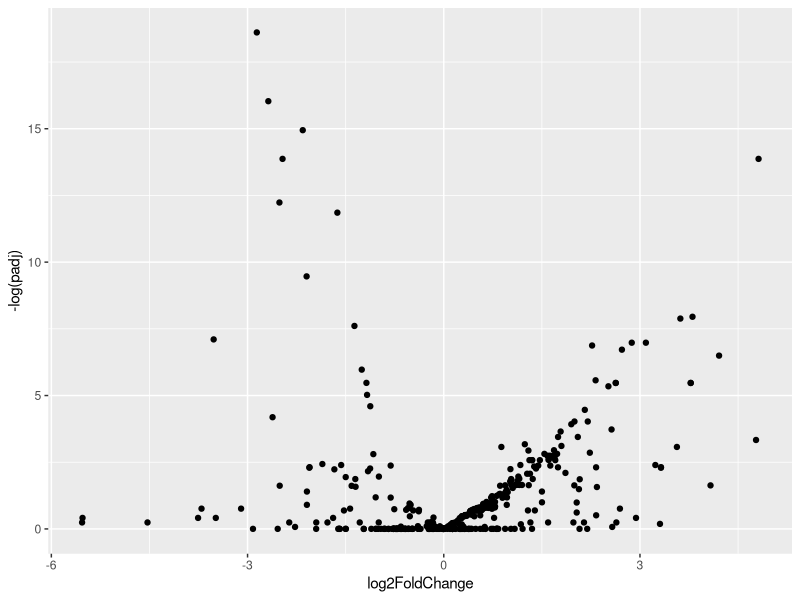
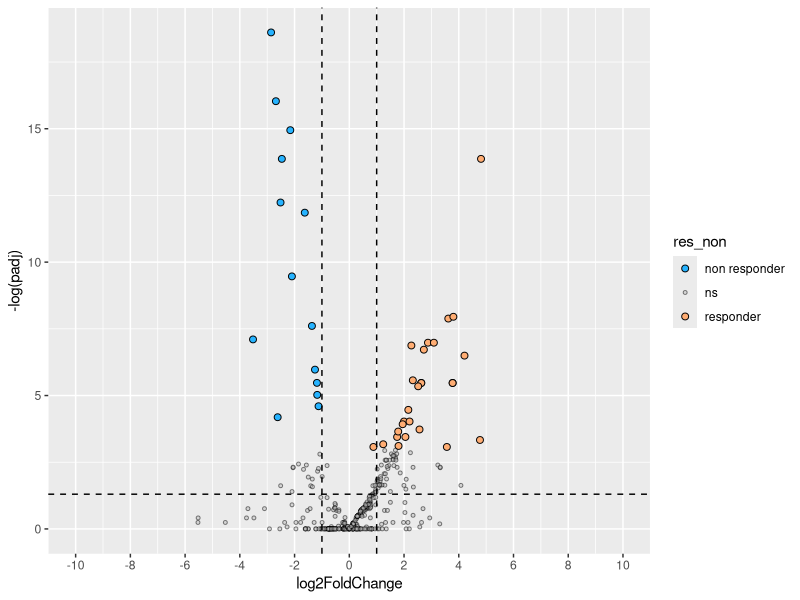
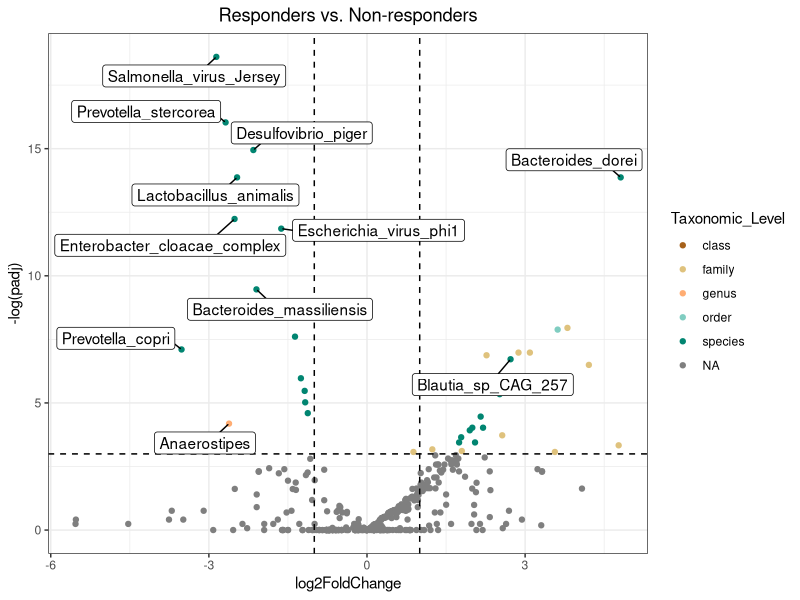
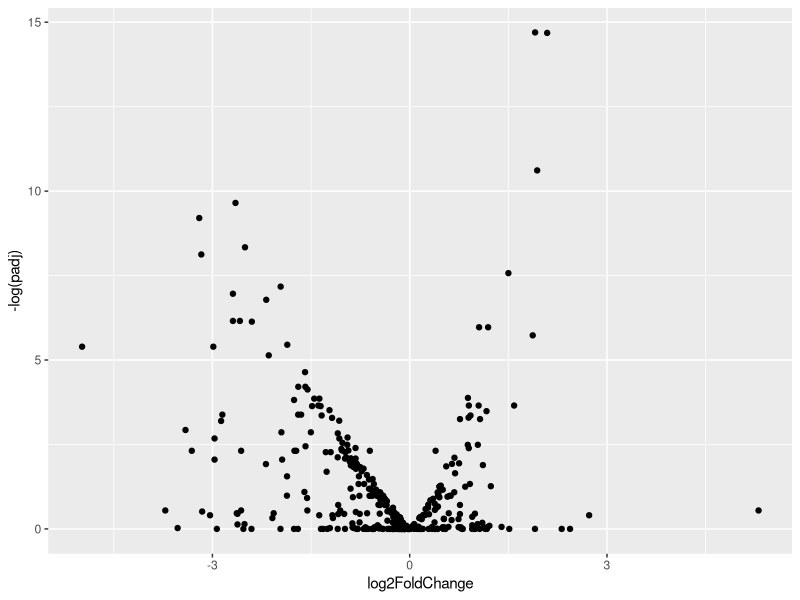
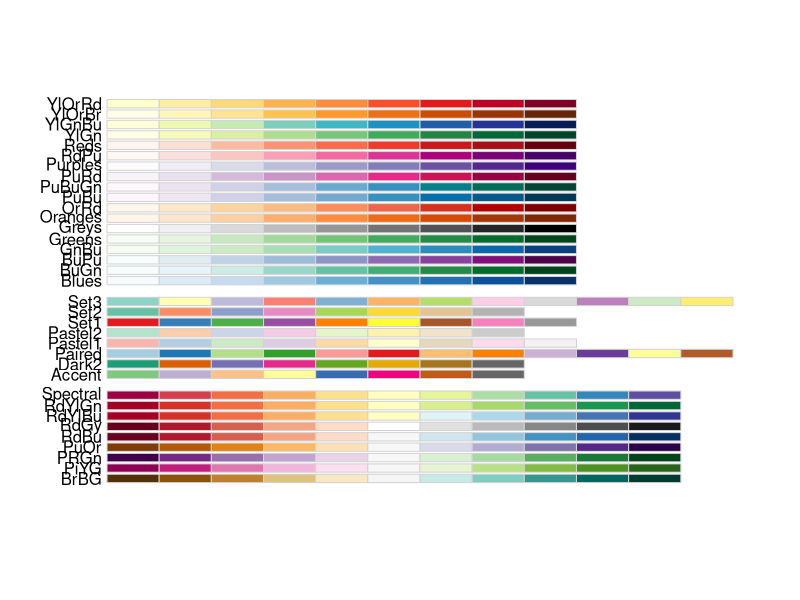
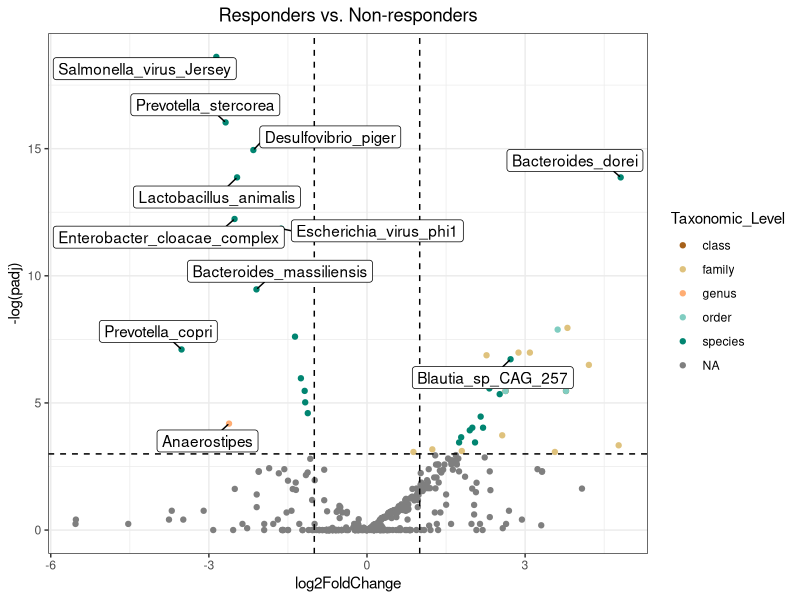

Write R code to recreate these figures, in order. (Note: this script raises an error after producing the figures.)
## ---- chunk 1
knitr::opts_chunk$set(echo = TRUE)

library(dplyr)
library(tidyverse)
library(RColorBrewer)
library(ggplot2)
library(ggrepel)

## ---- chunk 2
df1 <- read_csv("../data/recist_deseq2_results.csv")
df2 <- read_csv("../data/irAE_deseq2_results.csv")
df3 <- read_csv("../data/irAEsubset_deseq2_results.csv")

## ---- chunk 3
df1_nona <- df1 %>%
  drop_na(padj)


## ---- chunk 4


ggplot(dat=df1_nona, aes(x=log2FoldChange, y=-log(padj))) + geom_point()

#class(df1$log2FoldChange)
#class(df1$padj)

## ---- chunk 5

tax_groups <- df1_nona %>%
  mutate(res_non = case_when(log2FoldChange > 0 & padj <= 0.05 ~ "responder",
                               log2FoldChange < 0 & padj <= 0.05 ~ "non responder",
                               TRUE ~ "ns"))  




cols <- c("responder" = "#ffad73", "non responder" = "#26b3ff", "ns" = "grey") 
sizes <- c("responder" = 2, "non responder" = 2, "ns" = 1) 
alphas <- c("responder" = 1, "non responder" = 1, "ns" = 0.5)

tax_groups %>%
  ggplot(aes(x = log2FoldChange,
             y = -log(padj),
             fill = res_non,    
             size = res_non,
             alpha = res_non)) + 
  geom_point(shape = 21, # Specify shape and colour as fixed local parameters    
             colour = "black") + 
  geom_hline(yintercept = -log10(0.05),
             linetype = "dashed") + 
  geom_vline(xintercept = c(log2(0.5), log2(2)),
             linetype = "dashed") +
  scale_fill_manual(values = cols) + # Modify point colour
  scale_size_manual(values = sizes) + # Modify point size
  scale_alpha_manual(values = alphas) + # Modify point transparency
  scale_x_continuous(breaks = c(seq(-10, 10, 2)),       
                     limits = c(-10, 10))  

## ---- chunk 6

df1_nona$log2FoldChange[df2$log2FoldChange > 0 & df2$padj <= 0.05]


tax_groups <- df1_nona %>%
  mutate(res_non = case_when(log2FoldChange > 0 & padj <= 0.05 ~ "responder",
                             log2FoldChange < 0 & padj <= 0.05 ~ "non responder",
                             TRUE ~ "ns"),
         Taxonomic_Level = ifelse(padj < 0.05, level, NA))  


#cols <- c("responder" = "#ffad73", "non responder" = "#26b3ff", "ns" = "grey") 

brbgval <- brewer.pal(5, "BrBG")
brbgval[3] <- "#ffad73"


tax_names <- tax_groups %>% mutate(taxnames = ifelse(padj <= 0.05, Taxonomy, NA))

tax_names$taxnames <- gsub("s__|f__|o__|g__|c__", "", tax_names$taxnames)


df1.blautia <-tax_names %>%
  filter(grepl("Blautia", Taxonomy) & threshold == T)

tax_names %>%
  ggplot(aes(x = log2FoldChange,
             y = -log(padj))) + 
  geom_point(aes(color= Taxonomic_Level)) +
  geom_hline(yintercept = -log(0.05),
             linetype = "dashed") + 
  geom_vline(xintercept = c(log2(0.5), log2(2)),
             linetype = "dashed") + 
  #scale_color_brewer(palette = "BrBG",na.value = "grey50") +
  theme_bw() +
  scale_color_manual(values = brbgval) +
  geom_label_repel(aes(label = taxnames),
                   max.overlaps = 5,
                   force = 50,
                   force_pull = 10,
                   min.segment.length = 0.005) +
  geom_label_repel(data = df1.blautia,aes(label = taxnames),
                   max.overlaps = 5,
                   force = 50,
                   force_pull = 10,
                   min.segment.length = 0.005) +
  ggtitle("Responders vs. Non-responders") +
  theme(plot.title = element_text(hjust = 0.5))

 ggsave("../figures/mitox_volcanoplot_resnon.png",
       height = 7,
       width = 10,
       dpi=400)

 

## ---- chunk 7

df2_nona <- df2 %>%
  drop_na(padj)

## ---- chunk 8

ggplot(dat=df2_nona, aes(x=log2FoldChange, y=-log(padj))) + geom_point()

df2_nona$log2FoldChange[df2_nona$log2FoldChange > 0 & df2$padj <= 0.05]

 
tax_groups_df2 <- df2_nona %>% mutate(Taxonomic_Level = ifelse(padj < 0.05, level, NA))  

#cols <- c("responder" = "#ffad73", "non responder" = "#26b3ff", "ns" = "grey") 

brbgval <- brewer.pal(5, "BrBG")
brbgval[3] <- "#ffad73"


display.brewer.all()

tax_names_df2 <- tax_groups_df2 %>% mutate(taxnames = ifelse(padj <= 0.05, Taxonomy, NA))

tax_names_df2$taxnames <- gsub("s__|f__|o__|g__|c__", "", tax_names_df2$taxnames)



tax_names_df2 %>%
  ggplot(aes(x = log2FoldChange,
             y = -log(padj))) + 
  geom_point(aes(color= Taxonomic_Level)) +
  geom_hline(yintercept = -log(0.05),
             linetype = "dashed") + 
  geom_vline(xintercept = c(log2(0.5), log2(2)),
             linetype = "dashed") + 
  #scale_color_brewer(palette = "BrBG",na.value = "grey50") +
  theme_bw() +
  scale_color_manual(values = brbgval) +
  geom_label_repel(aes(label = taxnames),
                  max.overlaps = 10,
                  force = 50,
                  force_pull = 10,
                  min.segment.length = 0.005) +
  ggtitle("irAE and Microbe Abundance") +
  theme(plot.title = element_text(hjust = 0.5))

 ggsave("../figures/mitox_volcanoplot_irae.png",
       height = 5,
       width = 7,
       dpi=400)

## ---- chunk 9
df3_nona <- df3 %>%
  drop_na(padj)
## ---- chunk 10

ggplot(dat=df3_nona, aes(x=log2FoldChange, y=-log(padj))) + geom_point()

df3_nona$log2FoldChange[df3_nona$log2FoldChange > 0 & df3$padj <= 0.05]

 
tax_groups_df3 <- df3_nona %>% mutate(Taxonomic_Level = ifelse(padj < 0.05, level, NA))  

#cols <- c("responder" = "#ffad73", "non responder" = "#26b3ff", "ns" = "grey") 

brbgval <- brewer.pal(5, "BrBG")
brbgval[3] <- "#ffad73"


tax_names_df3 <- tax_groups_df3 %>% mutate(taxnames = ifelse(padj <= 0.05, Taxonomy, NA))

tax_names_df3$taxnames <- gsub("s__|f__|o__|g__|c__", "", tax_names_df3$taxnames)

df3.blautia <-tax_names_df3 %>%
  filter(grepl("Blautia", Taxonomy) & threshold == T)

tax_names_df3 %>%
  ggplot(aes(x = log2FoldChange,
             y = -log(padj))) + 
  geom_point(aes(color= Taxonomic_Level)) +
  geom_hline(yintercept = -log(0.05),
             linetype = "dashed") + 
  geom_vline(xintercept = c(log2(0.5), log2(2)),
             linetype = "dashed") + 
  #scale_color_brewer(palette = "BrBG",na.value = "grey50") +
  theme_bw() +
  scale_color_manual(values = brbgval) +
  geom_label_repel(aes(label = taxnames),
                  max.overlaps = 5,
                  force = 50,
                  force_pull = 10,
                  min.segment.length = 0.005) +
  geom_label_repel(data = df3.blautia,aes(label = taxnames),
                   max.overlaps = 5,
                   force = 50,
                   force_pull = 10,
                   min.segment.length = 0.005) +
  ggtitle("irAE and Responders") +
  theme(plot.title = element_text(hjust = 0.5))


ggsave("../figures/mitox_volcanoplot_iraesubset.png",
       height = 7,
       width = 10,
       dpi=400)
